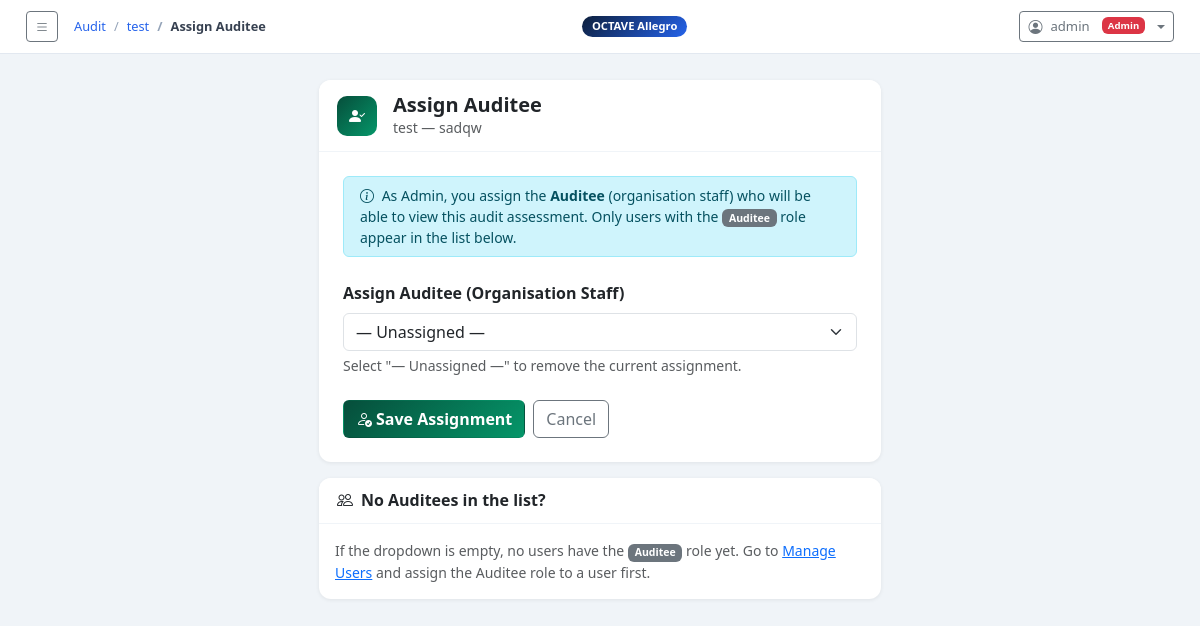
The page /audit/1/assign-auditee/ (signed in) on the database as committed earlier.
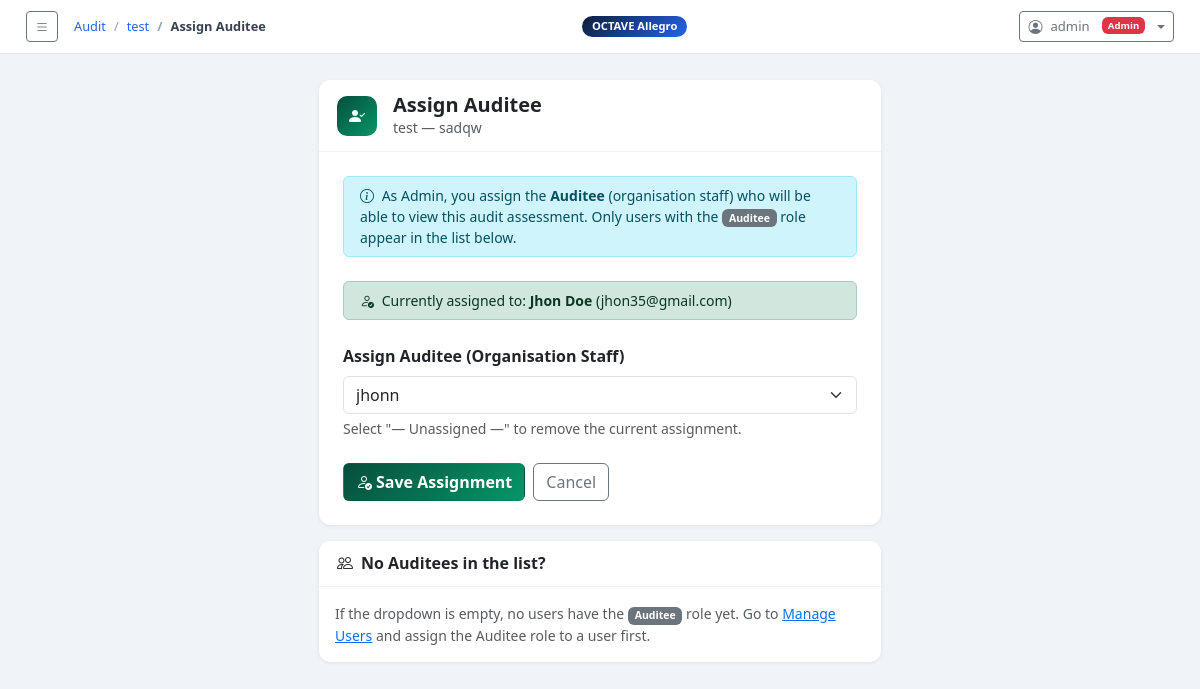
The same page on the database as committed later.
### octave_app/models.py (models this page shows, shortened)
class AuditAssessment(models.Model):
    owner          = models.ForeignKey(User, on_delete=models.SET_NULL, null=True, blank=True,
                         related_name='audit_assessments')
    assigned_auditee = models.ForeignKey(User, on_delete=models.SET_NULL, null=True, blank=True,
                         related_name='assigned_audit_assessments')
    title          = models.CharField(max_length=255)
    organization   = models.CharField(max_length=255)
    scope          = models.TextField()
    assessor_name  = models.CharField(max_length=255)
    assessor_email = models.EmailField(blank=True)
    start_date     = models.DateField(default=timezone.now)
    end_date       = models.DateField(null=True, blank=True)
    status         = models.CharField(max_length=20, choices=AUDIT_STATUS_CHOICES, default='draft')
    notes          = models.TextField(blank=True)
    created_at     = models.DateTimeField(default=timezone.now)
    updated_at     = models.DateTimeField(auto_now=True)
    class Meta:
        ordering = ['-created_at']

### octave_app/views.py (the view, shortened to what this page needs)
# urls.py: path('audit/<int:pk>/assign-auditee/',        views.audit_assign_auditee,   name='audit_assign_auditee'),
@login_required
@admin_required
def audit_assign_auditee(request, pk):
    from .forms import AssignAuditeeAuditForm
    audit = get_object_or_404(AuditAssessment, pk=pk)
    form  = AssignAuditeeAuditForm(request.POST or None, instance=audit)
    return render(request, 'octave_app/audit/audit_assign_auditee.html', {
        'form': form, 'audit': audit,
    })

### octave_app/forms.py
class AssignAuditeeAuditForm(forms.ModelForm):
    class Meta:
        model  = AuditAssessment
        fields = ['assigned_auditee']
        widgets = {'assigned_auditee': forms.Select(attrs={'class': 'form-select'})}
    def __init__(self, *args, **kwargs):
        super().__init__(*args, **kwargs)
        self.fields['assigned_auditee'].queryset    = User.objects.filter(profile__role='auditee')
        self.fields['assigned_auditee'].required    = False
        self.fields['assigned_auditee'].empty_label = '— Unassigned —'
        self.fields['assigned_auditee'].label       = 'Assign Auditee (Organisation Staff)'

### octave_app/context_processors.py (called while the page is built)
def sidebar_ctx(request):
    return {'octave_steps': OCTAVE_STEPS}

### octave_app/templates/octave_app/audit/audit_assign_auditee.html (shortened to what this page needs)
{% extends 'octave_app/base.html' %}
{% block breadcrumb %}
<li class="breadcrumb-item"><a href="{% url 'audit_list' %}">Audit</a></li>
<li class="breadcrumb-item"><a href="{% url 'audit_detail' audit.pk %}">{{ audit.title|truncatechars:25 }}</a></li>
<li class="breadcrumb-item active">Assign Auditee</li>
{% endblock %}
{% block content %}
<div class="row justify-content-center">
  <div class="col-md-6">
    <div class="card">
      <div class="card-header d-flex align-items-center gap-3">
        <div style="width:40px;height:40px;border-radius:10px;background:linear-gradient(135deg,#064e3b,#059669);display:flex;align-items:center;justify-content:center;flex-shrink:0;">
          <i class="bi bi-person-check-fill text-white"></i>
        </div>
        <div>
          <h5 class="mb-0 fw-bold">Assign Auditee</h5>
          <div class="text-muted small">{{ audit.title }} — {{ audit.organization }}</div>
        </div>
      </div>
      <div class="card-body p-4">
        <div class="alert alert-info py-2 small mb-4">
          <i class="bi bi-info-circle me-1"></i>
          As Admin, you assign the <strong>Auditee</strong> (organisation staff) who will be able to view this audit assessment.
          Only users with the <span class="badge bg-secondary">Auditee</span> role appear in the list below.
        </div>
        {% if audit.assigned_auditee %}
        <div class="alert alert-success py-2 small mb-4">
          <i class="bi bi-person-check me-1"></i>
          Currently assigned to: <strong>{{ audit.assigned_auditee.get_full_name|default:audit.assigned_auditee.username }}</strong>
          ({{ audit.assigned_auditee.email }})
        </div>
        {% endif %}
        <form method="post">
          <div class="mb-4">
            <label class="form-label fw-semibold">{{ form.assigned_auditee.label }}</label>
            {{ form.assigned_auditee }}
            <div class="form-text">Select "— Unassigned —" to remove the current assignment.</div>
          </div>
          <div class="d-flex gap-2">
            <button type="submit" class="btn fw-semibold" style="background:linear-gradient(135deg,#064e3b,#059669);color:#fff;">
              <i class="bi bi-person-check me-1"></i>Save Assignment
            </button>
            <a href="{% url 'audit_detail' audit.pk %}" class="btn btn-outline-secondary">Cancel</a>
          </div>
        </form>
      </div>
    </div>
    <div class="card mt-3">
      <div class="card-header"><h6 class="fw-bold mb-0"><i class="bi bi-people me-2"></i>No Auditees in the list?</h6></div>
      <div class="card-body small text-muted">
        If the dropdown is empty, no users have the <span class="badge bg-secondary">Auditee</span> role yet.
        Go to <a href="{% url 'user_list' %}">Manage Users</a> and assign the Auditee role to a user first.
      </div>
    </div>
  </div>
</div>
{% endblock %}

Rows that differ between the two databases and show on the page:
changed AuditAssessment "test": assigned_auditee_id empty → 5 (drawn); assigned_auditee.get_full_name (not shown) → "Jhon Doe"; assigned_auditee.email (not shown) → "jhon35@gmail.com"; assigned_auditee "— Unassigned —" → "jhonn"
Other text that changed with them:
text now shown: "Currently assigned to: ( )"
